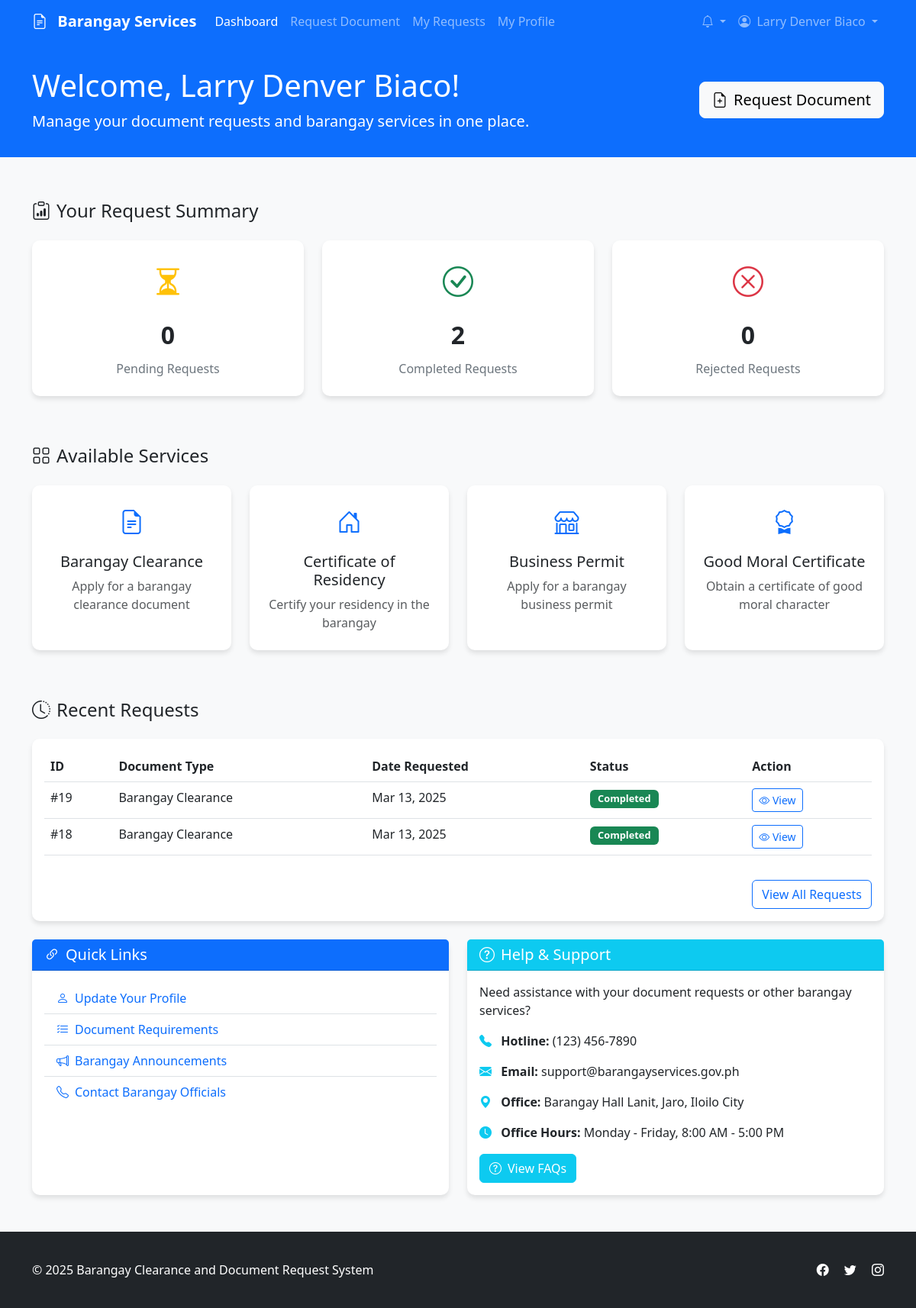
/User/view/dashboard.php (signed in), run on the app's committed database.
### tables this page shows
CREATE TABLE `requests` (
  `request_id` int(11) NOT NULL,
  `user_id` int(11) NOT NULL,
  `document_type` varchar(50) NOT NULL,
  `purpose` text NOT NULL,
  `urgent_request` tinyint(1) NOT NULL DEFAULT 0,
  `processing_fee` decimal(10,2) NOT NULL DEFAULT 0.00,
  `status` enum('pending','processing','ready','completed','rejected','cancelled') NOT NULL DEFAULT 'pending',
  `admin_remarks` text DEFAULT NULL,
  `created_at` timestamp NOT NULL DEFAULT current_timestamp(),
  `updated_at` timestamp NOT NULL DEFAULT current_timestamp() ON UPDATE current_timestamp(),
  `completed_at` timestamp NULL DEFAULT NULL,
  `payment_status` tinyint(1) NOT NULL DEFAULT 0,
  `admin_notes` text DEFAULT NULL
);

### User/view/dashboard.php (the view, shortened to what the rows shown need)
<?php
require_once dirname(__DIR__, 2) . "/backend/connections/database.php";
$userId = $_SESSION['user_id'];
$userType = $_SESSION['user_type'];
$userName = isset($_SESSION['name']) ? $_SESSION['name'] : 'User';
$recentRequests = [];
try {
    $db = new Database();
    if ($userType == 'resident') {
        $recentSql = "SELECT request_id, document_type, status, created_at
                      FROM requests
                      WHERE user_id = ?
                      ORDER BY created_at DESC
                      LIMIT 5";
        $recentRequests = $db->fetchAll($recentSql, [$userId]);
    }
} catch (Exception $e) {
    error_log("Dashboard Error: " . $e->getMessage());
}
?>
<!DOCTYPE html>
<html lang="en">
<head>
    <link href="https://cdnjs.cloudflare.com/ajax/libs/bootstrap/5.3.0/css/bootstrap.min.css" rel="stylesheet">
    <link rel="stylesheet" href="https://cdnjs.cloudflare.com/ajax/libs/bootstrap-icons/1.10.5/font/bootstrap-icons.min.css">
    <link rel="stylesheet" href="User/css/index.css">
</head>
<body>
    <div class="content-wrapper">
        <section class="welcome-section">
            <div class="container">
                <div class="row align-items-center">
                    <div class="col-md-8">
                        <h1>Welcome, <?php echo htmlspecialchars($userName); ?>!</h1>
                    </div>
                </div>
            </div>
        </section>
        <div class="container py-4">
            <div class="card mb-4">
                <div class="card-body">
                    <div class="table-responsive">
                        <table class="table table-hover">
                            <thead>
                                <tr>
                                    <th>ID</th>
                                    <th>Document Type</th>
                                    <th>Date Requested</th>
                                    <th>Status</th>
                                    <th>Action</th>
                                </tr>
                            </thead>
                            <tbody>
                                <?php if (empty($recentRequests)): ?>
                                <tr>
                                    <td colspan="<?php echo $userType != 'resident' ? '6' : '5'; ?>" class="text-center">No requests found</td>
                                </tr>
                                <?php else: ?>
                                    <?php foreach ($recentRequests as $request): ?>
                                    <tr>
                                        <td>#<?php echo $request['request_id']; ?></td>
                                        <td>
                                            <?php
                                                $docType = ucwords(str_replace('_', ' ', $request['document_type']));
                                                echo $docType;
                                            ?>
                                        </td>
                                        <td><?php echo date('M d, Y', strtotime($request['created_at'])); ?></td>
                                        <td>
                                            <?php if ($request['status'] == 'pending'): ?>
                                            <span class="badge bg-warning status-badge">Pending</span>
                                            <?php elseif ($request['status'] == 'processing'): ?>
                                            <span class="badge bg-info status-badge">Processing</span>
                                            <?php elseif ($request['status'] == 'completed'): ?>
                                            <span class="badge bg-success status-badge">Completed</span>
                                            <?php elseif ($request['status'] == 'rejected'): ?>
                                            <span class="badge bg-danger status-badge">Rejected</span>
                                            <?php endif; ?>
                                        </td>
                                        <td>
                                            <a href="view-request.php?id=<?php echo $request['request_id']; ?>" class="btn btn-sm btn-outline-primary">
                                                <i class="bi bi-eye"></i> View
                                            </a>
                                        </td>
                                    </tr>
                                    <?php endforeach; ?>
                                <?php endif; ?>
                            </tbody>
                        </table>
                    </div>
                </div>
            </div>
        </div>
    </div>
</body>
</html>

### data on the page
requests: request_id "19", document_type "Barangay Clearance", created_at "Mar 13, 2025", status "Completed"
requests: request_id "18", document_type "Barangay Clearance", created_at "Mar 13, 2025", status "Completed"

### other printed values
$userName "Larry Denver Biaco"
$pendingRequests "0"
$completedRequests "2"
$rejectedRequests "0"
